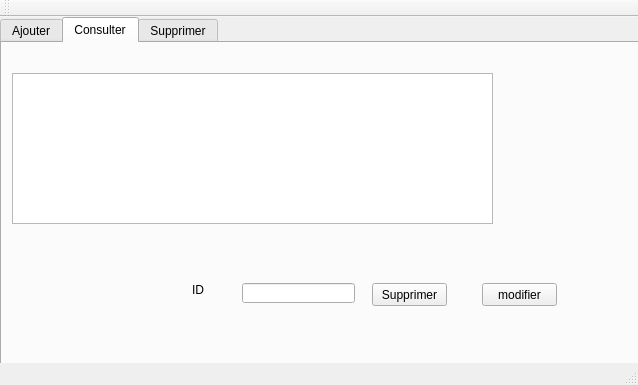
<?xml version="1.0" encoding="UTF-8"?>
<ui version="4.0">
 <class>MainWindow</class>
 <widget class="QMainWindow" name="MainWindow">
  <property name="geometry">
   <rect>
    <x>0</x>
    <y>0</y>
    <width>638</width>
    <height>385</height>
   </rect>
  </property>
  <property name="windowTitle">
   <string>Gestion des Clients</string>
  </property>
  <widget class="QWidget" name="centralWidget">
   <widget class="QTabWidget" name="tabWidget">
    <property name="geometry">
     <rect>
      <x>0</x>
      <y>0</y>
      <width>651</width>
      <height>431</height>
     </rect>
    </property>
    <property name="currentIndex">
     <number>1</number>
    </property>
    <widget class="QWidget" name="tab">
     <attribute name="title">
      <string>Ajouter</string>
     </attribute>
     <widget class="QGroupBox" name="groupBox">
      <property name="geometry">
       <rect>
        <x>20</x>
        <y>20</y>
        <width>311</width>
        <height>241</height>
       </rect>
      </property>
      <property name="title">
       <string>Gestion des Produits</string>
      </property>
      <widget class="QLabel" name="label">
       <property name="geometry">
        <rect>
         <x>10</x>
         <y>40</y>
         <width>101</width>
         <height>21</height>
        </rect>
       </property>
       <property name="text">
        <string>ID PRODUIT</string>
       </property>
      </widget>
      <widget class="QLabel" name="label_2">
       <property name="geometry">
        <rect>
         <x>10</x>
         <y>80</y>
         <width>111</width>
         <height>21</height>
        </rect>
       </property>
       <property name="text">
        <string>NOM PRODUIT</string>
       </property>
      </widget>
      <widget class="QLabel" name="label_3">
       <property name="geometry">
        <rect>
         <x>10</x>
         <y>120</y>
         <width>131</width>
         <height>21</height>
        </rect>
       </property>
       <property name="text">
        <string>CATEGORIE PRODUIT</string>
       </property>
      </widget>
      <widget class="QLineEdit" name="lineEdit">
       <property name="geometry">
        <rect>
         <x>140</x>
         <y>40</y>
         <width>113</width>
         <height>20</height>
        </rect>
       </property>
      </widget>
      <widget class="QLineEdit" name="lineEdit_2">
       <property name="geometry">
        <rect>
         <x>140</x>
         <y>80</y>
         <width>113</width>
         <height>20</height>
        </rect>
       </property>
      </widget>
      <widget class="QLineEdit" name="lineEdit_3">
       <property name="geometry">
        <rect>
         <x>140</x>
         <y>120</y>
         <width>113</width>
         <height>20</height>
        </rect>
       </property>
      </widget>
      <widget class="QPushButton" name="pushButton">
       <property name="geometry">
        <rect>
         <x>160</x>
         <y>200</y>
         <width>75</width>
         <height>23</height>
        </rect>
       </property>
       <property name="text">
        <string>Ajouter</string>
       </property>
      </widget>
     </widget>
    </widget>
    <widget class="QWidget" name="tab_2">
     <attribute name="title">
      <string>Consulter</string>
     </attribute>
     <widget class="QTableView" name="tableView">
      <property name="geometry">
       <rect>
        <x>10</x>
        <y>30</y>
        <width>481</width>
        <height>151</height>
       </rect>
      </property>
     </widget>
     <widget class="QPushButton" name="pushButton_5">
      <property name="geometry">
       <rect>
        <x>370</x>
        <y>240</y>
        <width>75</width>
        <height>23</height>
       </rect>
      </property>
      <property name="text">
       <string>Supprimer</string>
      </property>
     </widget>
     <widget class="QLineEdit" name="textDelete">
      <property name="geometry">
       <rect>
        <x>240</x>
        <y>240</y>
        <width>113</width>
        <height>20</height>
       </rect>
      </property>
     </widget>
     <widget class="QLabel" name="label_14">
      <property name="geometry">
       <rect>
        <x>190</x>
        <y>240</y>
        <width>47</width>
        <height>14</height>
       </rect>
      </property>
      <property name="text">
       <string>ID</string>
      </property>
     </widget>
     <widget class="QPushButton" name="pushButton_6">
      <property name="geometry">
       <rect>
        <x>480</x>
        <y>240</y>
        <width>75</width>
        <height>23</height>
       </rect>
      </property>
      <property name="text">
       <string>modifier</string>
      </property>
     </widget>
    </widget>
    <widget class="QWidget" name="tab_3">
     <attribute name="title">
      <string>Supprimer</string>
     </attribute>
    </widget>
   </widget>
  </widget>
  <widget class="QMenuBar" name="menuBar">
   <property name="geometry">
    <rect>
     <x>0</x>
     <y>0</y>
     <width>638</width>
     <height>30</height>
    </rect>
   </property>
  </widget>
  <widget class="QToolBar" name="mainToolBar">
   <attribute name="toolBarArea">
    <enum>TopToolBarArea</enum>
   </attribute>
   <attribute name="toolBarBreak">
    <bool>false</bool>
   </attribute>
  </widget>
  <widget class="QStatusBar" name="statusBar"/>
 </widget>
 <layoutdefault spacing="6" margin="11"/>
 <resources/>
 <connections/>
</ui>
